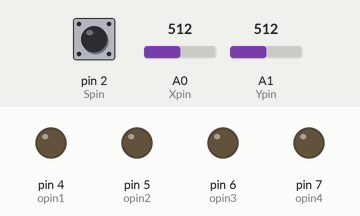
Bench run of a sketch on a simulated Arduino Uno, built with avr-gcc and run on an emulated ATmega328P. On the bench: output pins drawn as LEDs (lit = HIGH). The inputs (shaded band) are chosen by the test bench; at power-on: A0 (Xpin) = 512, A1 (Ypin) = 512, pin 2 (Spin) HIGH. What the sketch prints to the serial monitor is not drawn.

Above: at 1.2 s.
1.3 s: A0 (Xpin) set to 492
At 2.2 s:
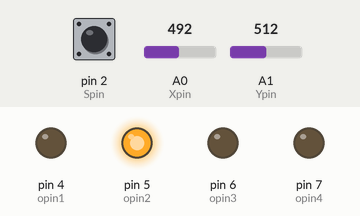
3.1 s: A1 (Ypin) set to 485
At 3.8 s:
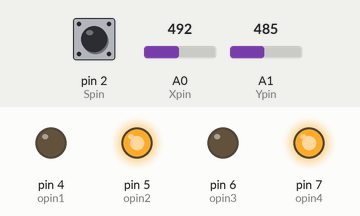
4.9 s: A0 (Xpin) set to 510
At 5.5 s:
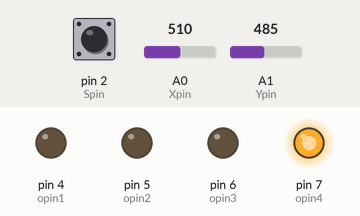
6.7 s: A1 (Ypin) set to 1023
At 8.2 s:
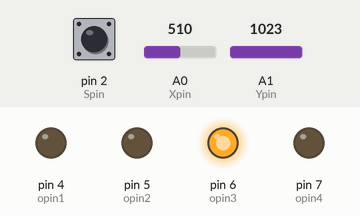
8.5 s: A0 (Xpin) set to 0
At 10.0 s:
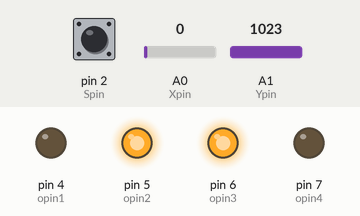
10.3 s: A0 (Xpin) set to 535
At 11.7 s:
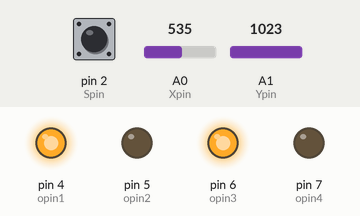
Timing chart, 0 to 13.1 s (numbered marks = the images above; inputs shaded):
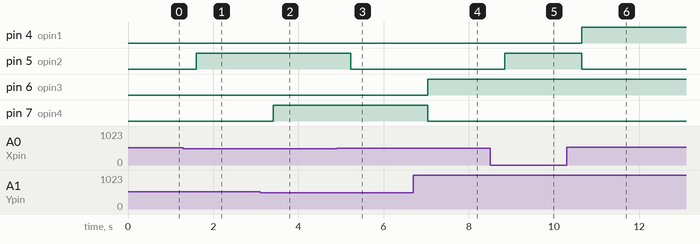

The sketch:

project_joystick__May_07_2023_.ino
```cpp
/* This code is build inorder to support a course work.
  do connect according to the pins mentioned below.*/

int Xpin = A0;
int Ypin = A1;
int Spin = 2;
int Xval;
int Yval;
int Sval;
int dt= 200;
// these are the output pins
int opin1 = 4 ;
int opin2 = 5 ;
int opin3 = 6 ;
int opin4 = 7 ;

void setup() {
  Serial.begin(9600);
  pinMode(Xpin, INPUT);
  pinMode(Ypin, INPUT);
  pinMode(Spin, INPUT);
  digitalWrite(Spin, HIGH);
  // digital outputs which sets the relays to HIGH or LOW
  pinMode(opin1, OUTPUT);
  pinMode(opin2, OUTPUT);
  pinMode(opin3, OUTPUT);
  pinMode(opin4, OUTPUT);


}

void loop() {
Xval = analogRead(Xpin);
Yval = analogRead(Ypin);
Sval = digitalRead(Spin);
delay(dt);
Serial.print("X value = ");
Serial.print(Xval);
Serial.print(" Y value = ");
Serial.print(Yval);
Serial.print(" Switch state is ");
Serial.print(Sval);

  if(Xval > 525){
  digitalWrite(opin1, HIGH);
  }
  else{
  digitalWrite(opin1, LOW);
  }

  if(Xval < 500){
  digitalWrite(opin2, HIGH);
  }
  else{
  digitalWrite(opin2, LOW);
  }

// this part is for Y-Axis
  if(Yval > 525){
  digitalWrite(opin3, HIGH);
  }
  else{
  digitalWrite(opin3, LOW);
  }

  if(Yval < 500){
  digitalWrite(opin4, HIGH);
  }
  else{
  digitalWrite(opin4, LOW);
  }

}
```

Measured:
- the behaviour switches between 500 and 499 on A0 (Xpin) (found by bisection; images 0 and 1)
- the behaviour switches between 500 and 499 on A1 (Ypin) (found by bisection; images 1 and 2)
- after the input at 1.3 s, pin 5 (opin2): LOW → HIGH after 0.31 s
- after the input at 3.1 s, pin 7 (opin4): LOW → HIGH after 0.32 s
- after the input at 4.9 s, pin 5 (opin2): HIGH → LOW after 0.32 s
- after the input at 6.7 s, pin 6 (opin3): LOW → HIGH after 0.33 s; pin 7 (opin4): HIGH → LOW after 0.33 s
- after the input at 8.5 s, pin 5 (opin2): LOW → HIGH after 0.34 s
- after the input at 10.3 s, pin 4 (opin1): LOW → HIGH after 0.35 s; pin 5 (opin2): HIGH → LOW after 0.35 s
